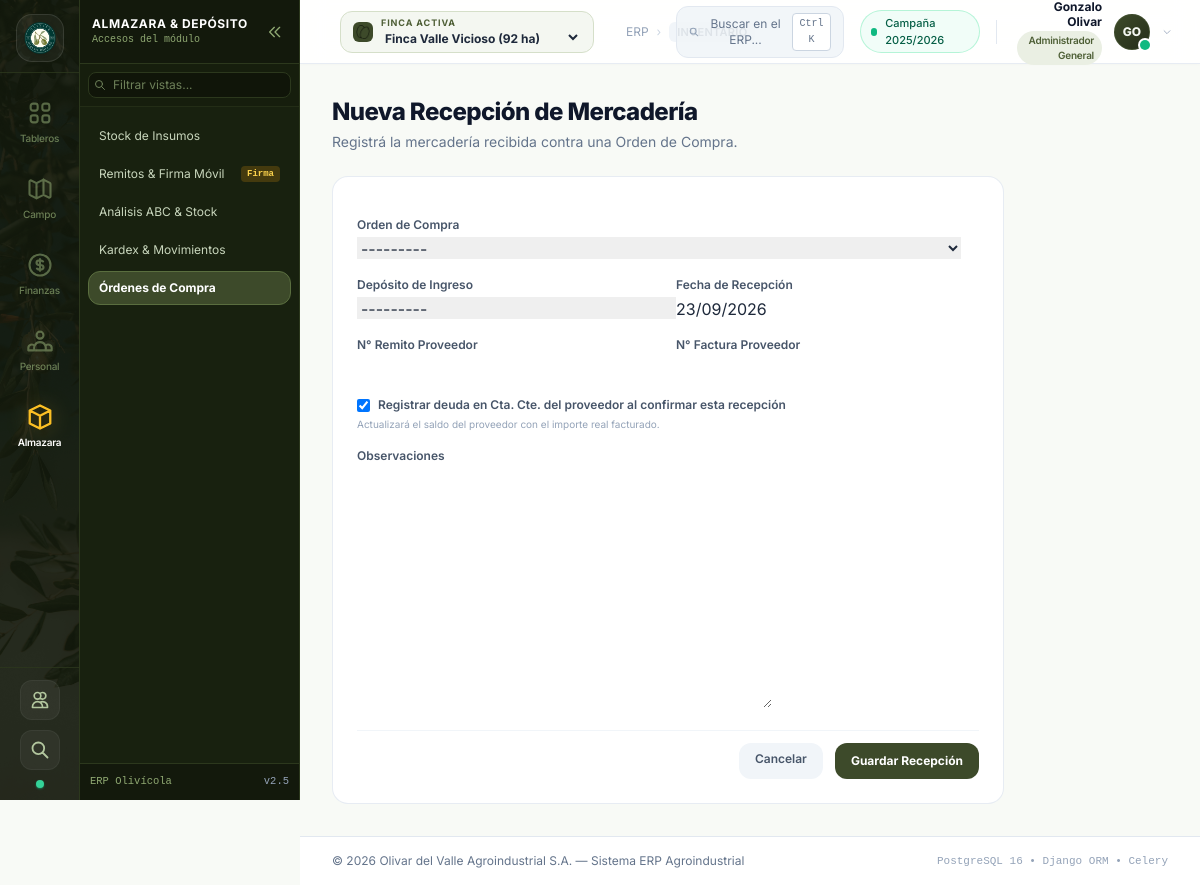
Screenshot of /inventario/recepciones/crear/ (signed in) with the database file from the repository.
### apps/core/models.py (models this page shows, shortened)
class Usuario(AbstractUser):
    class Rol(models.TextChoices):
        ADMIN_GENERAL = 'ADMIN_GENERAL', _('Administrador General')
        RESPONSABLE_FINCA = 'RESPONSABLE_FINCA', _('Responsable de Finca')
        ENCARGADO_CAMPO = 'ENCARGADO_CAMPO', _('Encargado de Campo')
        INGENIERO_AGRONOMO = 'INGENIERO_AGRONOMO', _('Ingeniero Agrónomo')
        CONTABLE = 'CONTABLE', _('Responsable Contable / Finanzas')
        RRHH = 'RRHH', _('Recursos Humanos')
        OPERARIO = 'OPERARIO', _('Operario / Capataz')
    rol = models.CharField(
        max_length=25,
        choices=Rol.choices,
        default=Rol.ADMIN_GENERAL,
        verbose_name=_("Rol en el Sistema")
    )
    telefono = models.CharField(max_length=40, blank=True, verbose_name=_("Teléfono"))
    finca_predeterminada = models.ForeignKey(
        Finca,
        on_delete=models.SET_NULL,
        null=True,
        blank=True,
        related_name='usuarios_asignados',
        verbose_name=_("Finca Predeterminada")
    )
    supabase_uid = models.CharField(
        max_length=64,
        blank=True,
        null=True,
        unique=True,
        verbose_name=_("UID Supabase")
    )
    avatar = models.ImageField(upload_to='avatars/', blank=True, null=True, verbose_name=_("Avatar"))
    class Meta:
        verbose_name = _("Usuario")
        verbose_name_plural = _("Usuarios")
    @property
    def iniciales(self):
        first = self.first_name[0].upper() if self.first_name else ''
        last = self.last_name[0].upper() if self.last_name else ''
        if not first and not last:
            return self.username[:2].upper()
        return f"{first}{last}"
    @property
    def is_admin_general(self):
        return self.rol == self.Rol.ADMIN_GENERAL or self.is_superuser

class TimeStampedModel(models.Model):
    created_at = models.DateTimeField(auto_now_add=True, verbose_name=_("Fecha de Creación"))
    updated_at = models.DateTimeField(auto_now=True, verbose_name=_("Última Modificación"))
    class Meta:
        abstract = True

class Empresa(TimeStampedModel):
    razon_social = models.CharField(max_length=200, verbose_name=_("Razón Social"))
    nombre_fantasia = models.CharField(max_length=150, blank=True, verbose_name=_("Nombre de Fantasía"))
    cuit = models.CharField(max_length=20, unique=True, verbose_name=_("CUIT"))
    direccion = models.CharField(max_length=255, blank=True, verbose_name=_("Dirección Legal"))
    telefono = models.CharField(max_length=50, blank=True, verbose_name=_("Teléfono"))
    email = models.EmailField(blank=True, verbose_name=_("Correo Electrónico"))
    moneda_principal = models.CharField(max_length=5, default='ARS', verbose_name=_("Moneda Principal"))
    moneda_secundaria = models.CharField(max_length=5, default='USD', verbose_name=_("Moneda Secundaria"))
    logo = models.ImageField(upload_to='empresa/logos/', blank=True, null=True, verbose_name=_("Logo"))
    class Meta:
        verbose_name = _("Empresa")
        verbose_name_plural = _("Empresas")

### apps/inventario/views.py (the view, shortened to what this page needs)
# urls.py: path('recepciones/crear/', views.RecepcionCreateView.as_view(), name='recepcion_create'),
class RecepcionCreateView(CreateView):
    model = RecepcionMercaderia
    fields = ['orden', 'deposito_destino', 'fecha_recepcion', 'numero_remito_proveedor', 'numero_factura_proveedor', 'registrar_deuda_al_confirmar', 'observaciones']
    template_name = 'inventario/recepcion_form.html'
    success_url = reverse_lazy('inventario:ordenes_compra_list')
    def get_initial(self):
        initial = super().get_initial()
        orden_id = self.request.GET.get('orden')
        if orden_id:
            initial['orden'] = orden_id
        from django.utils import timezone
        initial['fecha_recepcion'] = timezone.now().date()
        return initial

### apps/inventario/models.py (called while the page is built)
    def __str__(self):
        return f"{self.nombre} - {self.finca.nombre}"

    def __str__(self):
        return f"OC {self.numero} — {self.proveedor.razon_social} ({self.get_estado_display()})"

### templates/inventario/recepcion_form.html (shortened to what this page needs)
{% extends 'base.html' %}
{% load static %}
{% block content %}
<div class="space-y-6 max-w-2xl">
  <div>
    <h1 class="text-2xl font-extrabold text-slate-900 tracking-tight">Nueva Recepción de Mercadería</h1>
    <p class="text-sm text-slate-500 mt-1">Registrá la mercadería recibida contra una Orden de Compra.</p>
  </div>
  <div class="bg-white rounded-2xl border border-slate-200/80 shadow-xs p-6 space-y-5">
    <form method="post" class="space-y-4">
      <div class="grid grid-cols-1 sm:grid-cols-2 gap-4">
        <div class="col-span-1 sm:col-span-2">
          <label class="block text-xs font-semibold text-slate-600 mb-1">Orden de Compra</label>
          {{ form.orden }}
        </div>
        <div>
          <label class="block text-xs font-semibold text-slate-600 mb-1">Depósito de Ingreso</label>
          {{ form.deposito_destino }}
        </div>
        <div>
          <label class="block text-xs font-semibold text-slate-600 mb-1">Fecha de Recepción</label>
          {{ form.fecha_recepcion }}
        </div>
        <div>
          <label class="block text-xs font-semibold text-slate-600 mb-1">N° Remito Proveedor</label>
          {{ form.numero_remito_proveedor }}
        </div>
        <div>
          <label class="block text-xs font-semibold text-slate-600 mb-1">N° Factura Proveedor</label>
          {{ form.numero_factura_proveedor }}
        </div>
        <div class="col-span-1 sm:col-span-2">
          <label class="flex items-center gap-2 text-xs font-semibold text-slate-600 cursor-pointer">
            {{ form.registrar_deuda_al_confirmar }}
            Registrar deuda en Cta. Cte. del proveedor al confirmar esta recepción
          </label>
          <p class="text-[10px] text-slate-400 mt-1">Actualizará el saldo del proveedor con el importe real facturado.</p>
        </div>
        <div class="col-span-1 sm:col-span-2">
          <label class="block text-xs font-semibold text-slate-600 mb-1">Observaciones</label>
          {{ form.observaciones }}
        </div>
      </div>
      <div class="flex justify-end gap-3 pt-3 border-t border-slate-100">
        <a href="{% url 'inventario:ordenes_compra_list' %}" class="px-4 py-2 text-xs font-semibold text-slate-600 bg-slate-100 rounded-xl hover:bg-slate-200 transition-colors">Cancelar</a>
        <button type="submit" class="inline-flex items-center gap-2 bg-[#3D4A2A] text-white text-xs font-bold px-4 py-2.5 rounded-xl hover:bg-[#2A331D] transition-colors">
          Guardar Recepción
        </button>
      </div>
    </form>
  </div>
</div>
{% endblock %}

### templates/base.html (shortened to what this page needs)
{% load static %}
<!DOCTYPE html>
<html lang="es" class="h-full bg-[#F8FAF6]">
<head>
  <script src="https://cdn.tailwindcss.com"></script>
</head>
<body
  class="h-full font-sans antialiased text-slate-800 bg-[#F8FAF6] overflow-x-hidden"
  hx-headers='{"X-CSRFToken": "{{ csrf_token }}"}'
  x-data="{
    activeModule: window.__initialModule || 'tableros',
    sidebarOpen: window.__sidebarDoubleInitial,
    mobileMenuOpen: false,
    spotlightOpen: false,
    windowWidth: window.innerWidth,
    modalOpen: false,
    modalTitle: '',
    activeTab: 'caja',
    toggleSidebar() {
      this.sidebarOpen = !this.sidebarOpen;
      document.documentElement.classList.toggle('sidebar-expanded', this.sidebarOpen);
      document.documentElement.classList.toggle('sidebar-collapsed', !this.sidebarOpen);
      try { localStorage.setItem('erp_sidebar_double', this.sidebarOpen); } catch(e) {}
    },
    selectModule(mod) {
      this.activeModule = mod;
      if (!this.sidebarOpen && window.innerWidth >= 1024) {
        this.sidebarOpen = true;
        document.documentElement.classList.add('sidebar-expanded');
        document.documentElement.classList.remove('sidebar-collapsed');
        try { localStorage.setItem('erp_sidebar_double', true); } catch(e) {}
      }
    },
    closeMobileMenu() {
      this.mobileMenuOpen = false;
    }
  }"
  @resize.window.debounce.100ms="windowWidth = window.innerWidth"
  @cerrar-modal.window="modalOpen = false"
  @keydown.escape.window="mobileMenuOpen = false; modalOpen = false; spotlightOpen = false;"
  @keydown.window="if (($event.ctrlKey || $event.metaKey) && $event.key === 'k') { $event.preventDefault(); spotlightOpen = true; }"
>
  <div class="min-h-full flex">
    {% include 'components/sidebar.html' %}
    <div
      id="main-layout-container"
      :class="sidebarOpen ? 'lg:pl-[300px]' : 'lg:pl-[80px]'"
      class="pl-0 lg:pl-[300px] flex-1 flex flex-col min-w-0 transition-[padding-left] duration-200 ease-in-out min-h-screen w-full"
    >
      {% include 'components/header.html' %}
      <main id="main-content" class="flex-1 p-3 sm:p-6 md:p-8 max-w-7xl w-full mx-auto">
        {% block content %}{% endblock %}
      </main>
      <footer class="py-3 sm:py-4 px-4 sm:px-8 border-t border-slate-200 text-xs text-slate-500 flex flex-col sm:flex-row gap-2 justify-between items-center bg-white text-center sm:text-left">
        <span>&copy; 2026 {{ empresa_actual.razon_social|default:"Empresa Olivícola S.A." }} — Sistema ERP Agroindustrial</span>
        <span class="font-mono text-[11px] text-slate-400">PostgreSQL 16 • Django ORM • Celery</span>
      </footer>
    </div>
  </div>
</body>
</html>

### templates/components/header.html (shortened to what this page needs)
{% load static %}
<header class="h-16 bg-white/90 backdrop-blur-md border-b border-slate-200/80 flex items-center justify-between px-3 sm:px-6 sticky top-0 z-20 shadow-[0_1px_3px_rgba(0,0,0,0.02)]">
  <div class="flex items-center space-x-2 sm:space-x-4 min-w-0">
    <div class="flex items-center space-x-2 bg-[#F4F7F1] hover:bg-[#EAEFE3] transition-all px-2.5 sm:px-3 py-1.5 rounded-xl border border-[#D5DFC9] shadow-2xs group shrink-0">
      <div class="w-5 h-5 rounded-md bg-[#3D4A2A] flex items-center justify-center p-0.5 flex-shrink-0">
        <img src="{% static 'img/olive_12006613.png' %}" alt="Finca" class="w-3.5 h-3.5 object-contain" />
      </div>
      <div class="flex flex-col min-w-0">
        <span class="text-[9px] font-bold text-[#4E5F36] uppercase tracking-widest leading-none hidden sm:inline">Finca Activa</span>
        <select
          name="finca"
          class="bg-transparent text-xs font-bold text-slate-800 border-none focus:ring-0 cursor-pointer pr-4 sm:pr-6 py-0 pl-0 font-sans leading-tight mt-0.5 max-w-[125px] sm:max-w-[200px] truncate"
          hx-get="{{ request.path }}"
          hx-trigger="change"
          hx-target="#main-content"
          hx-push-url="true"
        >
          {% for f in fincas_disponibles %}
            <option value="{{ f.id }}" {% if finca_activa and finca_activa.id == f.id %}selected{% endif %}>
              {{ f.nombre }} ({{ f.superficie_total_ha|floatformat:0 }} ha)
            </option>
          {% endfor %}
        </select>
      </div>
    </div>
    <div class="hidden md:flex items-center space-x-2 text-xs text-slate-400">
      <span class="hover:text-slate-600 transition-colors">ERP</span>
      <span class="text-slate-300">›</span>
      <span class="font-semibold text-slate-700 bg-slate-100 px-2 py-0.5 rounded-md text-[11px] tracking-wide uppercase">
      </span>
    </div>
  </div>
  <div class="flex items-center space-x-2 sm:space-x-4">
    <button
      type="button"
      @click="spotlightOpen = true"
      class="hidden lg:inline-flex items-center space-x-2 bg-slate-100/90 hover:bg-slate-200/80 text-slate-500 hover:text-slate-800 text-xs px-3 py-1.5 rounded-xl border border-slate-200 transition-colors cursor-pointer shadow-2xs"
      title="Búsqueda rápida en todo el ERP (Ctrl+K)"
    >
      <svg class="w-3.5 h-3.5 text-slate-400" fill="none" stroke="currentColor" viewBox="0 0 24 24">
        <path stroke-linecap="round" stroke-linejoin="round" stroke-width="2.5" d="M21 21l-6-6m2-5a7 7 0 11-14 0 7 7 0 0114 0z" />
      </svg>
      <span>Buscar en el ERP...</span>
      <kbd class="font-mono text-[10px] bg-white border border-slate-300 text-slate-500 px-1.5 py-0.5 rounded shadow-2xs">Ctrl K</kbd>
    </button>
    <div class="hidden md:flex items-center space-x-2 bg-emerald-50/70 border border-emerald-200/80 px-2.5 py-1 rounded-full text-[11px] text-emerald-800 font-medium">
      <span class="w-2 h-2 rounded-full bg-emerald-500 animate-pulse"></span>
      <span>Campaña 2025/2026</span>
    </div>
    <div class="relative" x-data="{ userMenuOpen: false }" @click.away="userMenuOpen = false">
      <button
        type="button"
        @click="userMenuOpen = !userMenuOpen"
        class="flex items-center space-x-2.5 sm:space-x-3 p-1 rounded-2xl hover:bg-slate-100/80 transition-colors cursor-pointer text-left select-none outline-none"
        title="Opciones de cuenta"
      >
        <div class="hidden sm:flex flex-col text-right">
          <span class="text-xs font-bold text-slate-900 leading-tight">
            {% if user.is_authenticated %}{{ user.get_full_name|default:user.username }}{% else %}Invitado{% endif %}
          </span>
          <span class="text-[10px] font-semibold text-[#4E5F36] bg-[#EAEFE3] px-2 py-0.5 rounded-full inline-block mt-0.5 tracking-tight self-end">
            {% if user.is_authenticated %}{{ user.get_rol_display }}{% else %}Sin Sesión{% endif %}
          </span>
        </div>
        <div class="relative">
          <div class="w-8 h-8 sm:w-9 sm:h-9 rounded-full bg-gradient-to-br from-[#3D4A2A] to-[#252E19] text-[#F3F6F0] flex items-center justify-center font-extrabold text-xs shadow-sm border border-[#52633A]/40 ring-2 ring-white">
            {% if user.is_authenticated and user.iniciales %}{{ user.iniciales }}{% else %}GO{% endif %}
          </div>
          <span class="absolute bottom-0 right-0 w-2 h-2 sm:w-2.5 sm:h-2.5 rounded-full bg-emerald-500 ring-2 ring-white" title="En línea"></span>
        </div>
        <svg class="w-3.5 h-3.5 text-slate-400 hidden sm:block transition-transform duration-200" :class="userMenuOpen ? 'rotate-180' : ''" fill="none" stroke="currentColor" viewBox="0 0 24 24">
          <path stroke-linecap="round" stroke-linejoin="round" stroke-width="2" d="M19 9l-7 7-7-7"/>
        </svg>
      </button>
    </div>
  </div>
</header>

### templates/base.html (style rules this page uses)
@media (min-width: 1024px) { html.sidebar-expanded #main-layout-container { padding-left: 300px !important; } }

### rows the page displays
Usuario: get_full_name "Gonzalo Olivar", rol "Administrador General", iniciales "GO"
Empresa: razon_social "Olivar del Valle Agroindustrial S.A."

### other values shown
form field finca "Finca Valle Vicioso (92 ha)"
